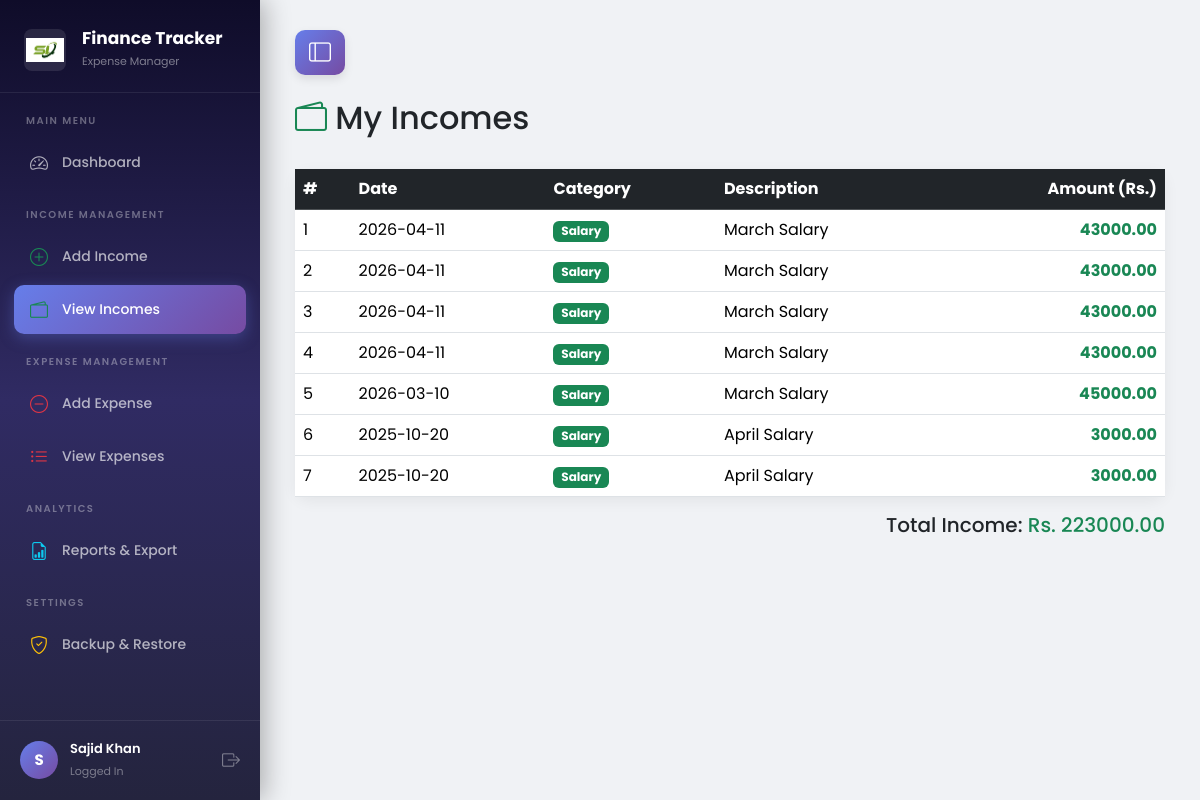
The page /incomes (signed in) on the database as committed earlier.
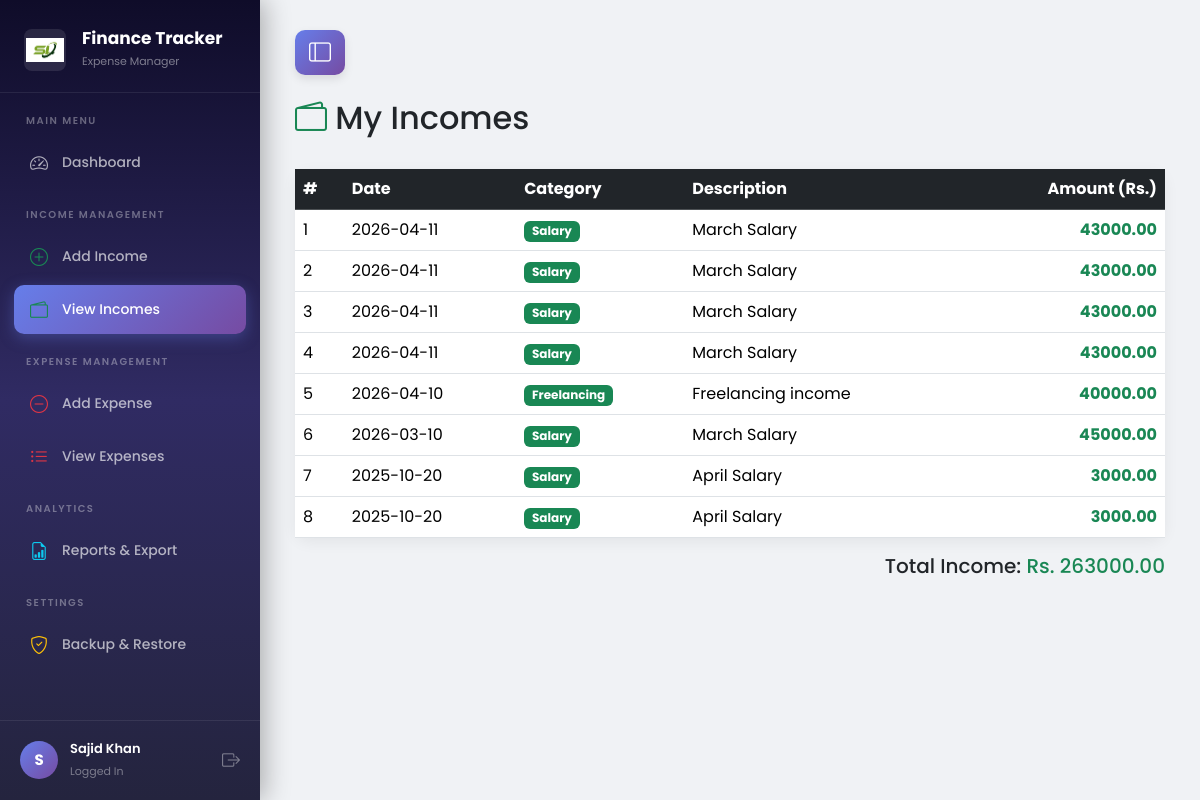
The same page on the database as committed later.
### tables this page shows
CREATE TABLE transactions(
        id INTEGER PRIMARY KEY AUTOINCREMENT,
        user_id INTEGER NOT NULL,
        type TEXT NOT NULL,
        category TEXT NOT NULL,
        amount REAL NOT NULL,
        description TEXT,
        date DATE NOT NULL,
        created_at TIMESTAMP DEFAULT CURRENT_TIMESTAMP,
        FOREIGN KEY (user_id) REFERENCES users(id)
    );

### routes/transactions.py (the view)
@transactions.route('/incomes')
def view_incomes():
    if 'user_id' not in session:
        return redirect(url_for('auth.login'))
    db = get_db()
    incomes = db.execute("""
        SELECT id, category, amount, description, date
        FROM transactions
        WHERE user_id = ? AND type = 'income'
        ORDER BY date DESC
    """, (session['user_id'],)).fetchall()
    return render_template('incomes.html', incomes=incomes)

### app.py (called while the page is built)
@app.teardown_appcontext
def shutdown_session(exception=None):
    close_connection(exception)

### models/database.py (called while the page is built)
def get_db():
    db = getattr(g, '_database', None)
    if db is None:
        db = g._database = sqlite3.connect(DATABASE)
        db.row_factory = sqlite3.Row
    return db

def close_connection(exception):
    db = getattr(g, '_database', None)
    if db is not None:
        db.close()

### templates/incomes.html (shortened to what this page needs)
{% extends "base.html" %}
{% block content %}
<div class="d-flex justify-content-between align-items-center mb-4">
    <h2><i class="bi bi-wallet2 text-success"></i> My Incomes</h2>
</div>
{% if incomes %}
<div class="card">
    <div class="card-body p-0">
        <div class="table-responsive">
            <table class="table table-hover mb-0">
                <thead class="table-dark">
                    <tr>
                        <th>#</th>
                        <th>Date</th>
                        <th>Category</th>
                        <th>Description</th>
                        <th class="text-end">Amount (Rs.)</th>
                    </tr>
                </thead>
                <tbody>
                    {% for income in incomes %}
                    <tr>
                        <td>{{ loop.index }}</td>
                        <td>{{ income['date'] }}</td>
                        <td><span class="badge bg-success">{{ income['category'] }}</span></td>
                        <td>{{ income['description'] if income['description'] else '-' }}</td>
                        <td class="text-end fw-bold text-success">{{ "%.2f"|format(income['amount']) }}</td>
                    </tr>
                    {% endfor %}
                </tbody>
            </table>
        </div>
    </div>
</div>
{% set total = incomes | map(attribute='amount') | list %}
<div class="text-end mt-3">
    <h5>Total Income: <span class="text-success">Rs. {{ "%.2f"|format(total|sum) }}</span></h5>
</div>
{% else %}
<div class="text-center mt-5">
    <i class="bi bi-cash-coin" style="font-size: 4rem; color: #ccc;"></i>
    <h4 class="text-muted mt-3">No income recorded yet</h4>
    <p class="text-muted">Click "Add Income" to add your first income entry.</p>
</div>
{% endif %}
{% endblock %}

### templates/base.html (shortened to what this page needs)
<!DOCTYPE html>
<html lang="en">
<head>
    <link href="https://cdn.jsdelivr.net/npm/bootstrap@5.3.2/dist/css/bootstrap.min.css" rel="stylesheet">
    <link href="https://cdn.jsdelivr.net/npm/bootstrap-icons@1.11.1/font/bootstrap-icons.css" rel="stylesheet">
</head>
<body>
    {% if session.get('user_id') %}
    <aside class="sidebar" id="sidebar">
        <div class="sidebar-brand">
            <div class="d-flex align-items-center gap-3">
                <img src="{{ url_for('static', filename='images/logo.png') }}" class="app-logo" alt="Logo">
                <div>
                    <h5>Finance Tracker</h5>
                    <small>Expense Manager</small>
                </div>
            </div>
        </div>
        <nav class="sidebar-nav">
            <div class="sidebar-label">Main Menu</div>
            <a href="/dashboard" class="sidebar-link {% if request.path == '/dashboard' %}active{% endif %}">
                <i class="bi bi-speedometer2"></i>
                <span>Dashboard</span>
            </a>
            <div class="sidebar-label">Income Management</div>
            <a href="/add_income" class="sidebar-link {% if request.path == '/add_income' %}active{% endif %}">
                <i class="bi bi-plus-circle text-success"></i>
                <span>Add Income</span>
            </a>
            <a href="/incomes" class="sidebar-link {% if request.path == '/incomes' %}active{% endif %}">
                <i class="bi bi-wallet2 text-success"></i>
                <span>View Incomes</span>
            </a>
            <div class="sidebar-label">Expense Management</div>
            <a href="/add" class="sidebar-link {% if request.path == '/add' %}active{% endif %}">
                <i class="bi bi-dash-circle text-danger"></i>
                <span>Add Expense</span>
            </a>
            <a href="/expenses" class="sidebar-link {% if request.path == '/expenses' %}active{% endif %}">
                <i class="bi bi-list-ul text-danger"></i>
                <span>View Expenses</span>
            </a>
            <div class="sidebar-label">Analytics</div>
            <a href="/reports" class="sidebar-link {% if request.path == '/reports' %}active{% endif %}">
                <i class="bi bi-file-earmark-bar-graph text-info"></i>
                <span>Reports & Export</span>
            </a>
            <div class="sidebar-label">Settings</div>
            <a href="/backup" class="sidebar-link {% if request.path == '/backup' %}active{% endif %}">
                <i class="bi bi-shield-check text-warning"></i>
                <span>Backup & Restore</span>
            </a>
        </nav>
        <div class="sidebar-user">
            <div class="avatar">{{ session.get('user_name', 'U')[0]|upper }}</div>
            <div class="user-info">
                <span>{{ session.get('user_name') }}</span>
                <small>Logged In</small>
            </div>
            <a href="/logout" class="logout-btn" title="Logout">
                <i class="bi bi-box-arrow-right"></i>
            </a>
        </div>
    </aside>
    <div class="main-content">
        <div class="d-flex justify-content-start mb-4">
            <button class="desktop-toggle-btn" id="desktopToggle" title="Toggle Sidebar">
                <i class="bi bi-layout-sidebar"></i>
            </button>
        </div>
        {% block content %}{% endblock %}
    </div>
    {% endif %}
</body>
</html>

### templates/base.html (style rules this page uses)
* { font-family: 'Poppins', sans-serif; }
body { background-color: #f0f2f5; margin: 0; overflow-x: hidden; }
.card { border: none; border-radius: 14px; box-shadow: 0 4px 15px rgba(0,0,0,0.06); }
.sidebar { position: fixed; top: 0; left: 0; width: 260px; height: 100vh; background: linear-gradient(180deg, #0f0c29 0%, #302b63 50%, #24243e 100%); z-index: 1000; display: flex; flex-direction: column; transition: transform 0.3s ease; box-shadow: 4px 0 25px rgba(0,0,0,0.3); }
.sidebar-brand { padding: 28px 24px 20px; border-bottom: 1px solid rgba(255,255,255,0.08); }
.sidebar-brand img.app-logo { width: 42px; height: 42px; object-fit: contain; border-radius: 8px; background: rgba(255, 255, 255, 0.1); padding: 2px; }
.sidebar-brand h5 { color: #fff; font-weight: 700; font-size: 17px; margin: 0; }
.sidebar-brand small { color: rgba(255,255,255,0.45); font-size: 11px; }
.sidebar-nav { flex: 1; padding: 20px 14px; overflow-y: auto; }
.sidebar-label { color: rgba(255,255,255,0.35); font-size: 10px; font-weight: 600; letter-spacing: 1.5px; text-transform: uppercase; padding: 0 12px; margin-bottom: 10px; margin-top: 20px; }
.sidebar-label:first-child { margin-top: 0; }
.sidebar-link { display: flex; align-items: center; gap: 12px; padding: 11px 14px; border-radius: 10px; color: rgba(255,255,255,0.65); text-decoration: none; font-size: 14px; font-weight: 500; transition: all 0.25s ease; margin-bottom: 4px; }
.sidebar-link i { font-size: 18px; width: 22px; text-align: center; }
.sidebar-link.active { background: linear-gradient(135deg, #667eea, #764ba2); color: #fff; box-shadow: 0 4px 15px rgba(102,126,234,0.35); }
.sidebar-user { padding: 18px 20px; border-top: 1px solid rgba(255,255,255,0.08); display: flex; align-items: center; gap: 12px; }
.sidebar-user .avatar { width: 38px; height: 38px; background: linear-gradient(135deg, #667eea, #764ba2); border-radius: 50%; display: flex; align-items: center; justify-content: center; color: #fff; font-weight: 700; font-size: 15px; }
.sidebar-user .user-info { flex: 1; min-width: 0; }
.sidebar-user .user-info span { display: block; color: #fff; font-size: 13px; font-weight: 600; white-space: nowrap; overflow: hidden; text-overflow: ellipsis; }
.sidebar-user .user-info small { color: rgba(255,255,255,0.4); font-size: 11px; }
.sidebar-user .logout-btn { color: rgba(255,255,255,0.4); font-size: 18px; text-decoration: none; transition: color 0.2s; }
.main-content { margin-left: 260px; min-height: 100vh; padding: 30px 35px; transition: margin-left 0.3s ease; }
.desktop-toggle-btn { display: none; background: linear-gradient(135deg, #667eea, #764ba2); border: none; color: white; font-size: 22px; padding: 6px 14px; border-radius: 10px; cursor: pointer; box-shadow: 0 4px 10px rgba(0,0,0,0.1); transition: all 0.3s ease; }
@media (min-width: 992px) { .desktop-toggle-btn { display: inline-flex; align-items: center; justify-content: center; } }

Rows that differ between the two databases and show on the page:
added transactions: date "2026-04-10", category "Freelancing", description "Freelancing income", amount "40000.00"
Other text that changed with them:
{{ "%.2f"|format(total|sum) }}: "223000.00" → "263000.00"
